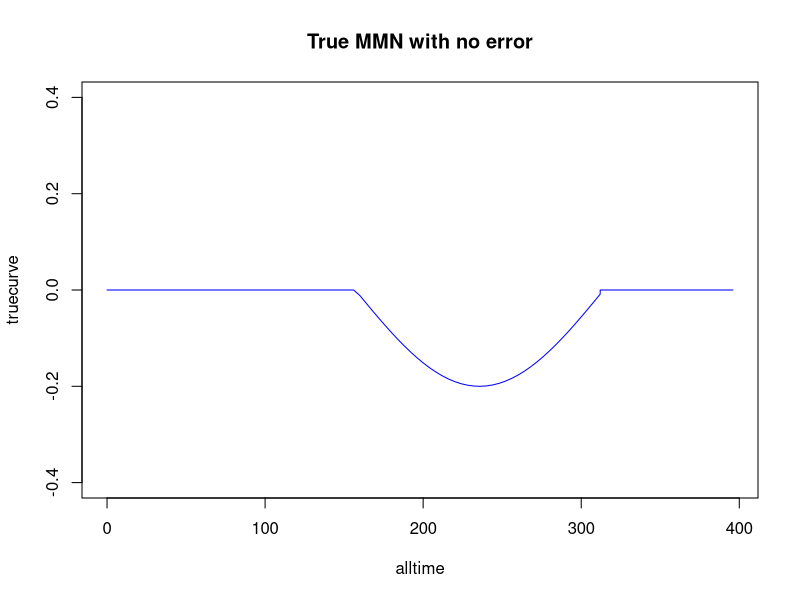
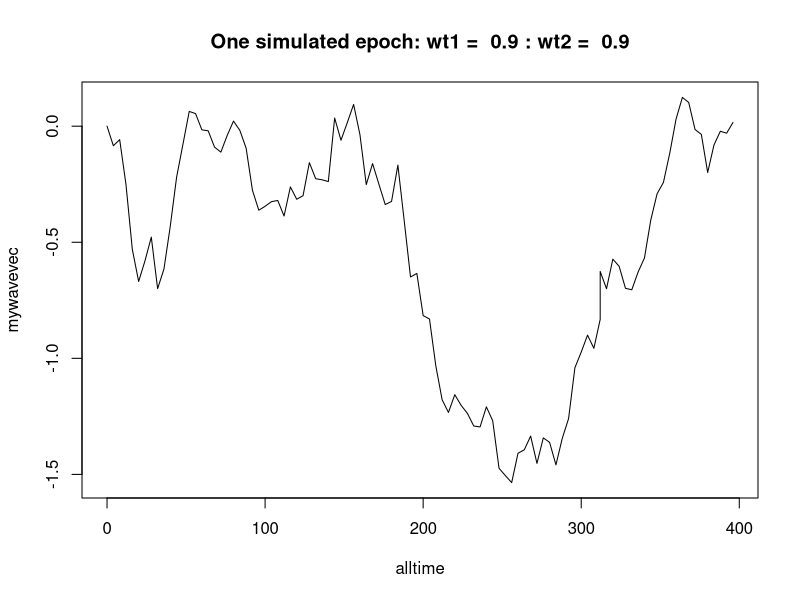
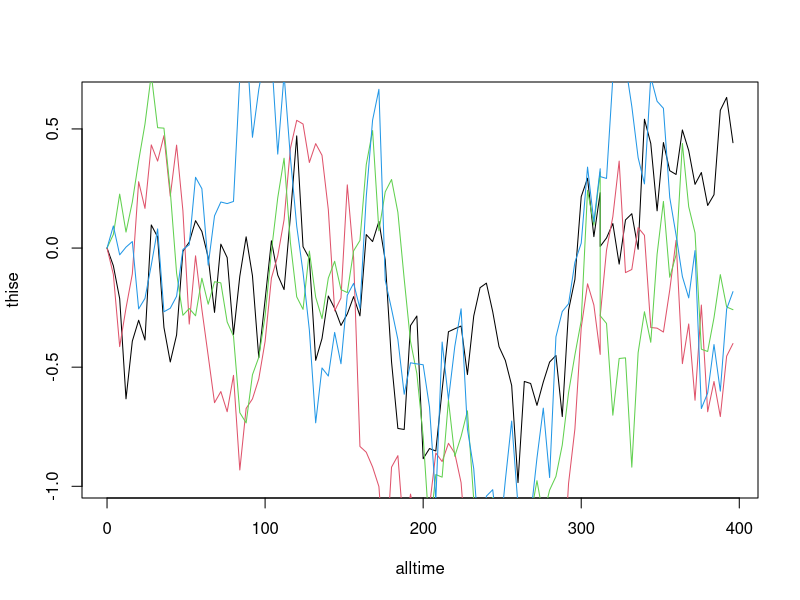
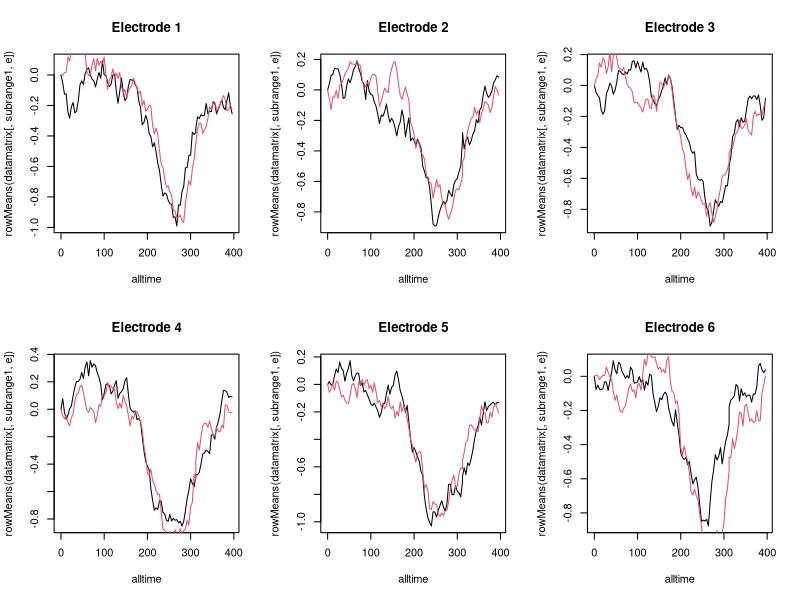
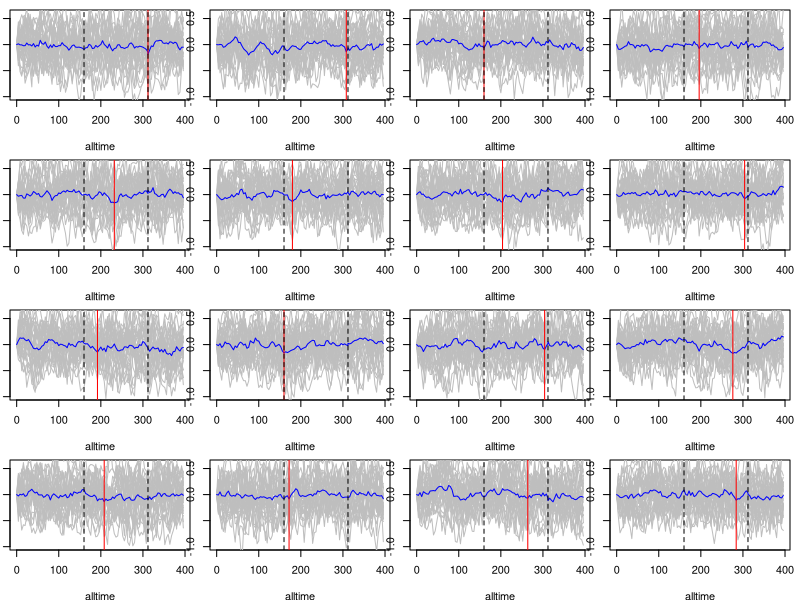

R code for these plots, in order:
## ---- chunk 1
knitr::opts_chunk$set(echo = TRUE)
## ---- chunk 2
#Simplified waveform: baseline is flat, then downward blip then flat again
pngplot <- 0 #if you toggle this value to 1, graphs will be created as png rather than on screen

myt <- seq(0,400,4) #vector of times for the epoch; 0 to 400 in steps of 4 ms

phase1t <-c(0,160) #time range for phase 1 - flat signal
phase1r<-which(myt<phase1t[2]) #r gives range of indices of time vector for this phase
phase1v <-rep(0,length(phase1r)) #v gives amplitudes for true signal in this phase - all zero

phase2t <-c(161,316) #this phase has inverted U 
w3<-max(which(myt<phase2t[1]))
w4<-max(which(myt<phase2t[2]))
phase2r <- w3:w4 #r gives range of indices of time vector for phase 2
phase2v <- sin(myt[phase2r]/50)/5 #amplitudes for phase 2: should be possible to do this in a 
#more elegant way: these values are just hand-crafted so that for these timings we get a nice U-function

phase3t <-c(316,400) #back to flat line after the U-function
w5<-max(which(myt<phase3t[1]))
w6<-max(which(myt<phase3t[2]))
phase3r <-w5:w6
phase3v <-rep(0,length(w5:w6))

#Now create x and y vectors for plotting
alltime <-myt[c(phase1r,phase2r,phase3r)]
truecurve <- c(phase1v,phase2v,phase3v)

if(pngplot==1){
  png("trueMMN.png") 
}
plot(alltime,truecurve,type='n',ylim=c(-.4,.4),main='True MMN with no error') #create frame to plot lines in 
lines(alltime,truecurve,col='blue') #add the lines

if(pngplot==1){
  dev.off() #turn off printing to png
}
## ---- chunk 3
mymakewave <- function(timepts,wt1,wt2,truecurve) {
  mywavevec<-rep(0,timepts) #start at zero
  for (j in 2:timepts){ 
    
    #work out next timepoint on basis of previous timepoint, randomness plus true curve
    mywavevec[j]<-wt1*mywavevec[j-1]+(1-wt1)*rnorm(1)+wt2*truecurve[j]
  }
  return(mywavevec)
}
## ---- chunk 4
wt1 <-.9 #specifies autocorrelation between pts - ie noisiness of waveform
wt2 <-.9 #specifies weighting for true effect - zero will give flat line
timepts <- length(alltime)
mywavevec <- mymakewave(timepts,wt1,wt2,truecurve)
plot(alltime,mywavevec,type='n', main=paste('One simulated epoch: wt1 = ',wt1,': wt2 = ',wt2))
lines(alltime,mywavevec)
## ---- chunk 5

nsub<-16 #can alter this number, but it needs to be an even number


ntrials <- 30  #N trials to simulate: results saved in myresults for each run


#Next we set up a dataframe to hold the averaged ERP for each subject: each row is one timepoint, and there a column for each subject
subresults<-data.frame(matrix(NA,nrow=length(alltime),ncol=nsub+1))
subresults[,1]<-alltime #column 1 has the time values

#Another dataframe stores the MMN values for each subject
#We will compare how results vary depending on how this is computed: whether peak or average
allmmn<-data.frame(matrix(NA,nrow=nsub,ncol=3))

png("subs.png") #This plot too big for plot pane, so write to png: 4 x 4 grid of plots 
par(mfrow=c(4,4), mai = c(.5, 0.1, 0.1, 0.1)) #mai avoids big white spaces between plots

for (k in 1:nsub){
  plot(alltime,truecurve,type='n',ylim=c(-1,.6)) #just creates empty plot: we will add lines later
  
  myresults <- data.frame(matrix(NA,nrow=timepts,ncol=ntrials))#temporary store: overwritten for each subject
  
  wt1 <- .8 #weight that determines correlation between adjacent timepoints
  wt2 <- 0 #we start by simulating case where there is no true signal
  
  for (i in 1:ntrials){
    myresults[,i] <- mymakewave(timepts,wt1,wt2,truecurve)
    lines(alltime,myresults[,i],col='grey') #plot waveform for this trial: these all superimposed
  }
  
  #Now compute average across all trials
  mmnphase<-phase2r
  mmnavg<-rowMeans(myresults[,1:ntrials])
  subresults[,(k+1)] <-mmnavg #store the average waveform for this subject; time in row, mean amplitude in columns
  lines(alltime,mmnavg,col='blue') #add the average to plot for this subject
  thismmn<- min(mmnavg[mmnphase]) #find minimum value within the time window for MMN
  w<-which(mmnavg==thismmn) #find the corresponding index for this value
  abline(v=alltime[w],col='red') #draw vertical red line to show the peak value
  abline(v=alltime[w3],lty=2) #draw vertical dotted lines to show the window
  abline(v=alltime[w4],lty=2)
  allmmn[k,1]<-alltime[w] #record peak latency in col1 of allmmn
  allmmn[k,2]<-thismmn #record peak value in col2 of allmmn
  allmmn[k,3]<-mean(mmnavg[w3:w4]) #record mean amplitude in MMN window in col3  of allmmn
}
colnames(allmmn)<-c('Latency','Peak','Meanamp')
dev.off() #stop writing plots to png
## ---- chunk 6
t.test(allmmn$Peak) #single sample t.test against mean of zero, peak amplitude
t.test(allmmn$Meanamp) #single sample t.test against mean of zero, mean amplitude

## ---- chunk 7
makemanywaves <- function(timepts,wt1,wt2,wt3,truecurve,nelec) {
  #wt3 is weight for additional random term: if this is low, then all waveforms will be similar
  mywavedf<-data.frame(matrix(0,nrow=timepts,ncol=nelec)) #initialise dataframe
  for (j in 2:timepts){ 
    for (e in 1:nelec){
      
      #work out next timepoint on basis of previous timepoint, randomness plus true curve
      mywavedf[j,e]<-wt1*mywavedf[j-1,e]+(1-wt1)*rnorm(1)+wt2*truecurve[j]+wt3*rnorm(1)
    }
  }
  return(mywavedf)
  
}

## ---- chunk 8

wt1 <- .8
wt2 <- .8
wt3 <- .1
nelec=4

mywavedf <- makemanywaves(timepts,wt1,wt2,wt3,truecurve,nelec)
thise<-mywavedf[,1]
plot(alltime,thise,type='n')
for (e in 1:nelec){
  thise<-mywavedf[,e]
  lines(alltime,thise,col=e)
}
## ---- chunk 9
#Specify the range of indices for group1 and group2, equal sized groups
subrange1<-1:(nsub/2)
subrange2<-(1+nsub/2):nsub

nelec=6

#Create a 3D array to hold data : time x subject x electrode
datamatrix <- array(0,dim=c(timepts,nsub,nelec))

#Populate the matrix - to simplify, rather than simulating individual trials and averaging, we will assume the simulated data is an averaged value. We'll specify a high value for wt1 and wt2, which will mean the waves include a true effect and are not so noisy.

wt1 <- .9 #term that influences noisiness of waveform
wt2 <- .5 #term that affects SNR - i.e. ability to detect true waveform influence
wt3 <- .1 #term that influences similarity between electrodes


for (k in 1:nsub){
  mywavedf <- makemanywaves(timepts,wt1,wt2,wt3,truecurve,nelec)
  datamatrix[,k,]<-as.matrix(mywavedf)
}

#now inspect waveforms for group1 and group2 for each electrode
par(mfrow=c(2,3)) #plots in a 2 x 3 grid
 for (e in 1:nelec){
   plot(alltime,rowMeans(datamatrix[,subrange1,e]),type='l',main=paste('Electrode',e))
   lines(alltime,rowMeans(datamatrix[,subrange2,e]),col=2)
 }

## ---- chunk 10
elecdf <- data.frame(matrix(0,nrow=nsub,ncol=nelec))
for (k in 1:nsub){
  for (e in 1:nelec){
    elecdf[k,e]<-mean(datamatrix[mmnphase,k,e])
  }
}
elecdf$group <-1
elecdf$group[subrange2]<-2

for (e in 1:nelec){
  
 myt<- t.test(elecdf[,e]~elecdf$group)
 print(paste('Electrode ' ,e))
  print(myt)
}
